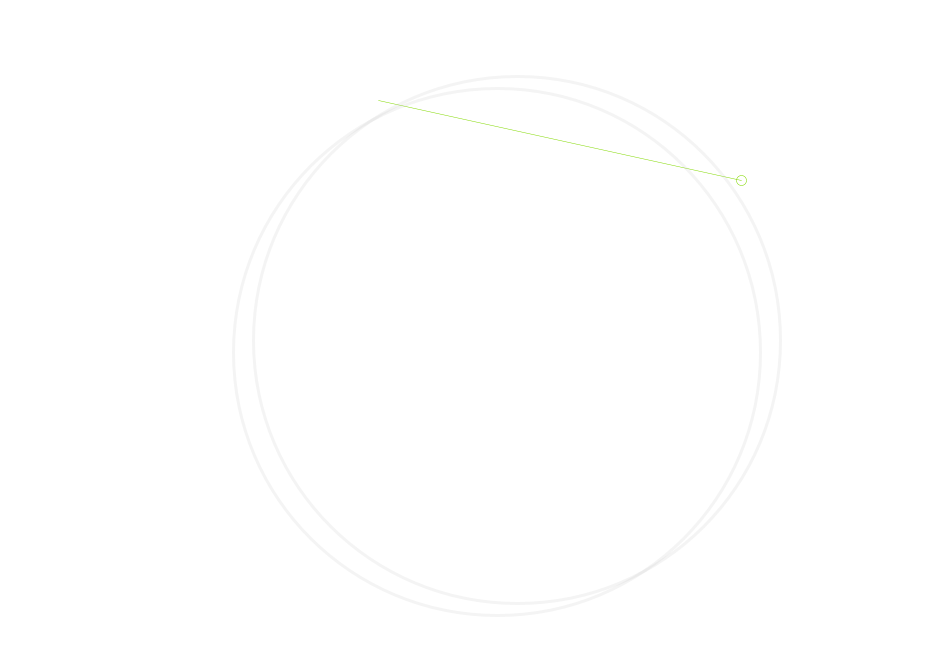
Frame 1 (no input)
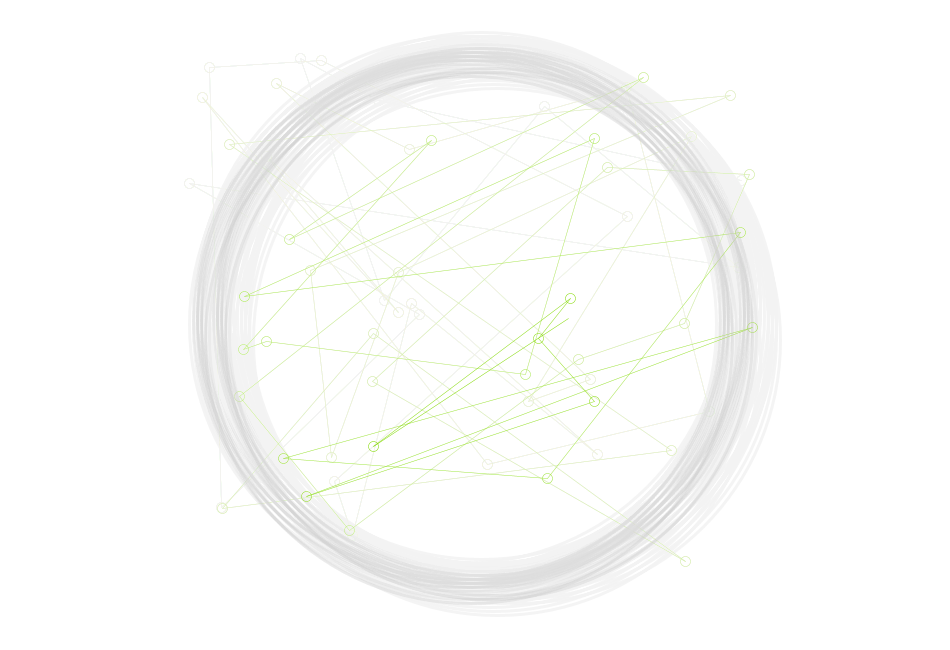
Frame 60 (the mouse pressed at the canvas centre just before this capture)
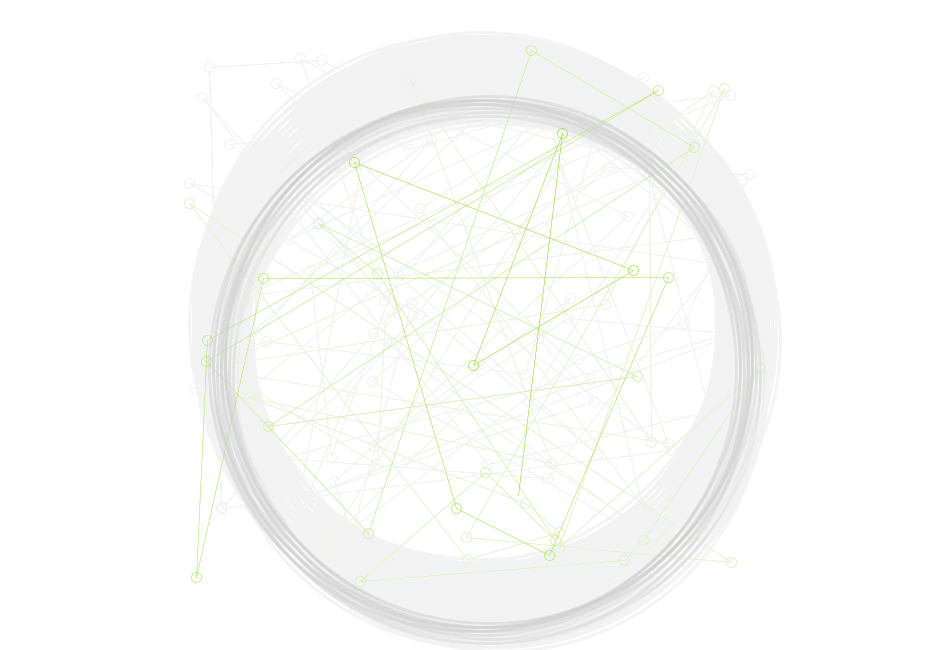
Frame 120 (the mouse held since frame 60 and released just before this capture)

The Processing sketch that drew these frames (run headless with seeded random() and noise(); from frame 60 on, the mouse is pressed at the canvas centre):

// Processing sketch: processing_144704
// ── processing_144704.pde

/*
NATHAN STETTER
ART 3001: FINAL PROJECT
*/

Web w1;
Rings[] r;
boolean joints;
int numOfRings;
int jointCounter = 0;
int ranGrow = (int)random(500, 1000);
int gIndex = 0;
void setup() {
  size(950,650);
  smooth();
  background(255);
  numOfRings = (int)random(1, 5);
  joints = false; 
  w1 = new Web();
  r = new Rings[numOfRings];
  for (int i = 0; i < numOfRings; i++) {
    r[i] = new Rings(width / 2 + (int)random(0, 50), height / 2 + (int)random(0, 50));
  }
}

//the value of fill
int fNum = 255;
//the color we want when we want to changeStroke
int c = 255;
int csOffset = ranGrow + 100;
void draw() {
  fill(fNum, 10);
  noStroke();
  rect(0, 0, width, height);
  w1.display();
  
   
  for (int i = 0; i < numOfRings; i++) { 
    r[i].display();
    int hit = r[i].hitByWeb(w1); 
    if (hit > 0) {
       r[i].moveRing(hit);
    } 
  }
  
  if (gIndex > ranGrow) {
   w1.growJoints(); 
   if (fNum > 0) {
     fNum--;
   }
   if (gIndex > csOffset) {
     w1.changeStroke(c, c, c);
     if (c > 0) {
       c--;  
     }
   }
  }
  gIndex++;
  
}

class Rings {
  float x1, y1, x2, y2, x3, y3, e;
  float rSize;
  Rings(int x, int y) {
    x1 = x;
    y1 = y;
    rSize = width / 1.8;
    //for easing when rings are hit
    e = 0.05;
  }
  
  void display() {
    ellipseMode(CENTER);
    smooth();
    noFill();
    strokeWeight(3);
    //e1
    stroke(200, 50);
    ellipse(x1, y1, rSize, rSize);
    
  }
   int hitByWeb(Web w) {
     int b = -42;
     //distance between e1 and the current joint in the Web
     float d1 = dist(x1, y1, w.x1, w.y1);
     
     if (w.x1 < x1 && w.y1 < y1) {
       b = 1;
     } else if (w.x1 > x1 && w.y1 < y1) {
       b = 2;
     } else if (w.x1 < x1 && w.y1 > y1) {
       b = 3;
     } else if (w.x1 > x1 && w.y1 > y1) {
       b = 4;
     }
     return b;
   }
   
   void moveRing(int location) {
     if (location == 1) {
       x1 -= 4;
       y1 -= 4;
     } else if (location == 2) {
       x1 += 4;
       y1 -= 4; 
     } else if (location == 3) {
       x1 -= 4;
       y1 += 4;
     } else if (location == 4) {
       x1 += 4;
       y1 += 4;
     }
   }
   
   void moveRingsBack() {
     if (rSize > (width / 1.8)) {
       rSize -=5;
     }
   } 
}

class Web {
  float x1, y1, x2, y2, w, h, sx, sy, eSize;
  int r, g, b, offset;  
  Web() {
    sx = 180;
    sy = 50;
    
    r = 130;
    g = 217;
    b = 0;
    w = width;
    h = height;
    
    x1 = random(sx, w - sx);
    y1 = random(sy, h - sy);
    eSize = 10;
  } 
  
  void display() {
    float x2 = random(sx, w - sx);
    float y2 = random(sy, h - sy);
    
    stroke(r, g, b);
    strokeWeight(0.5);
    line(x1, y1, x2, y2);
    
    ellipseMode(CENTER);
    noFill();
    ellipse(x1, y1, eSize, eSize);
    
    x1 = x2;
    y1 = y2;
  }
  
  void changeStroke(int _r, int _g, int _b) {
    r = _r;
    g = _g;
    b = _b;
  }
  
  void grow() {
    sx -=10;
    sy -= 10;
    w += 10;
    h += 10;
  }
  
  void shrink() {
    sx +=10;
    sy += 10;
    w -= 10;
    h -= 10; 
  }
  
  void growJoints() {
    if (eSize < 500) {
     eSize+=2;
    }
  }
  void shrinkJoints() {
    if (eSize > 10) {
      eSize -= 2; 
    }
  }
}
